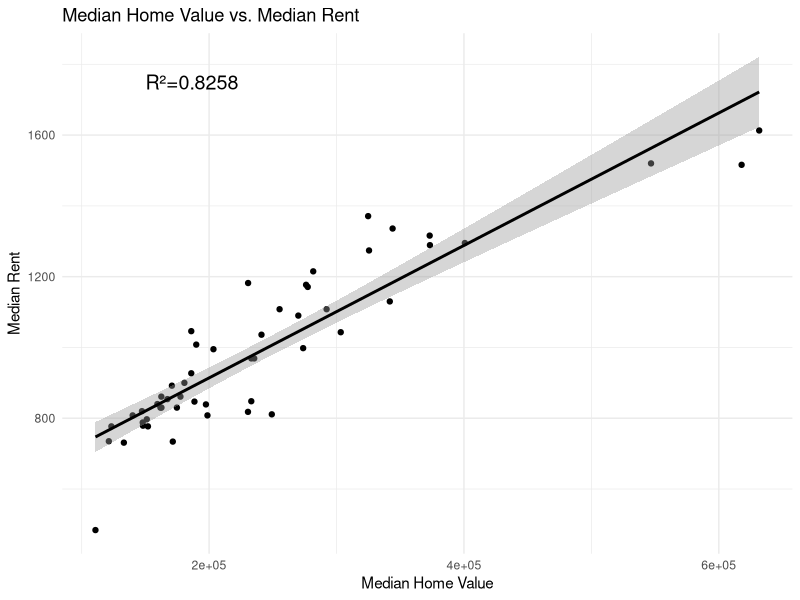
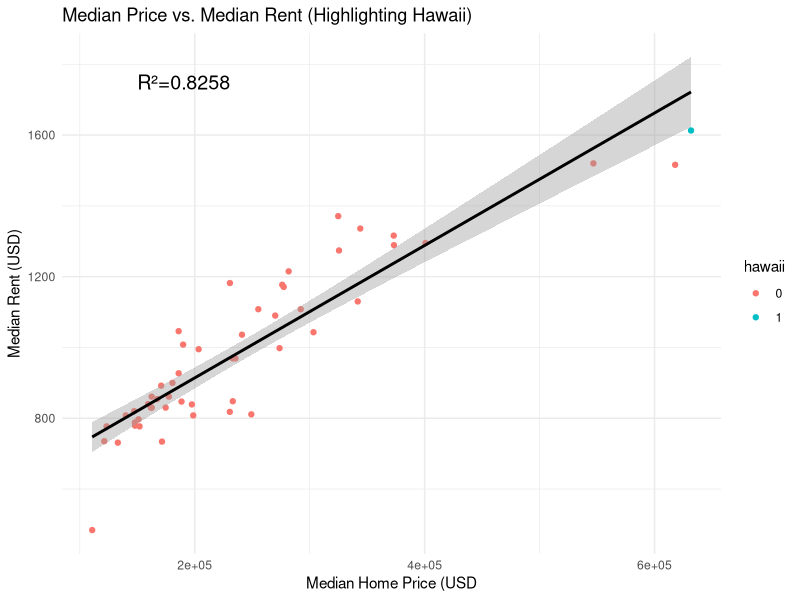
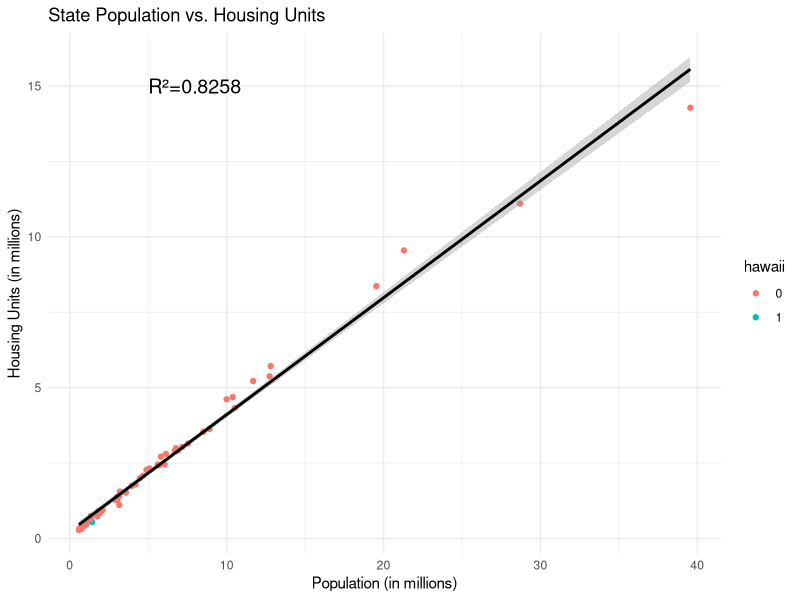

Recreate these plots in R, in order.
#Exercise 2
#Michael Manolakis - Econ 256 Data Vis - CRN 86179
#24 Jan 2025

#set working directory; checker for dependent directory
if (Sys.info()['sysname'] == "Windows") {
  if (Sys.info()['nodename'] == "DegreeLaptop" || Sys.getenv('USERNAME') == "Degree Laptop") { 
    setwd("C:/Users/Degree Laptop/Desktop/Spring 2025/3 - Econ 256 (Data Vis)/exercise2")} 
  else if (Sys.info()['nodename'] == "Michael" || Sys.getenv('USERNAME') == "Michael") { 
    setwd("C:/Users/Michael/Desktop/Spring 2025/3 - Econ 256/R Studio Files/Econ256/exercise2")}
} else if (Sys.info()['sysname'] == "Linux") {
  setwd("~/Desktop/R Files/Econ256")
} else if (Sys.info()['sysname'] == "Darwin") {
  setwd("~/Desktop/Spring 2025/3 - Econ 256")}
#Last line above is for macOS

#install.packages('tidyverse')
library(tidyverse)

mydata<-read_csv("states.csv")

#Plot the relationship between median home value and median rent
ggplot(mydata,aes(x=median_home_value,y=median_rent))+
  geom_point()+
  #adding regression line with 95% confidence interval
  geom_smooth(method='lm',se=TRUE,color='black')+
  xlab('Median Home Value')+
  ylab('Median Rent')+
  ggtitle('Median Home Value vs. Median Rent')+
  theme_minimal()+
  #adding in r^2 value
  annotate('text',x=150000,y=1750,label=paste0('R²=',round(summary(lm(
    median_rent~median_home_value,data=mydata))$r.squared,4)),size=5,hjust=0)

#Is there a correlation between these two variables?
#Yes, there is a positive correlation between median home value and median rent.
#States with higher median home values generally have higher median rents.

#Identify and highlight Hawaii on the plot
mydata2<-mutate(mydata,hawaii=as.factor(ifelse(state=="Hawaii",1,0)))

ggplot(mydata2,aes(x=median_home_value,y=median_rent,color=hawaii))+
  geom_point()+
  geom_smooth(method='lm',se=TRUE,color='black')+
  xlab('Median Home Price (USD')+
  ylab('Median Rent (USD)')+
  ggtitle('Median Price vs. Median Rent (Highlighting Hawaii)')+
  theme_minimal()+
  annotate('text',x=150000,y=1750,label=paste0('R²=',round(summary(lm(
    median_rent~median_home_value,data=mydata))$r.squared,4)),size=5,hjust=0)

#Is Hawaii relatively expensive for housing?
#Yes, Hawaii is among the most expensive states for housing, 
#with high median home values and rents.

#Plot the relationship between state population (in millions) and housing 
#units (in millions)
mydata3<-mydata2%>%
  mutate(popm=population/1000000,housm=total_housing_units/1000000)

ggplot(mydata3,aes(x=popm,y=housm,color=hawaii))+
  geom_point()+
  geom_smooth(method='lm',se=TRUE,color='black')+
  xlab('Population (in millions)')+
  ylab('Housing Units (in millions)')+
  ggtitle('State Population vs. Housing Units')+
  theme_minimal()+
  annotate('text',x=5,y=15,label=paste0('R²=',round(summary(lm(
    median_rent~median_home_value,data=mydata))$r.squared,4)),size=5,hjust=0)

#Add a comment: Does a state’s population and number of housing units have a 
#close relationship?
#Yes, there is a strong positive relationship between a state’s population and 
#the number of housing units.

